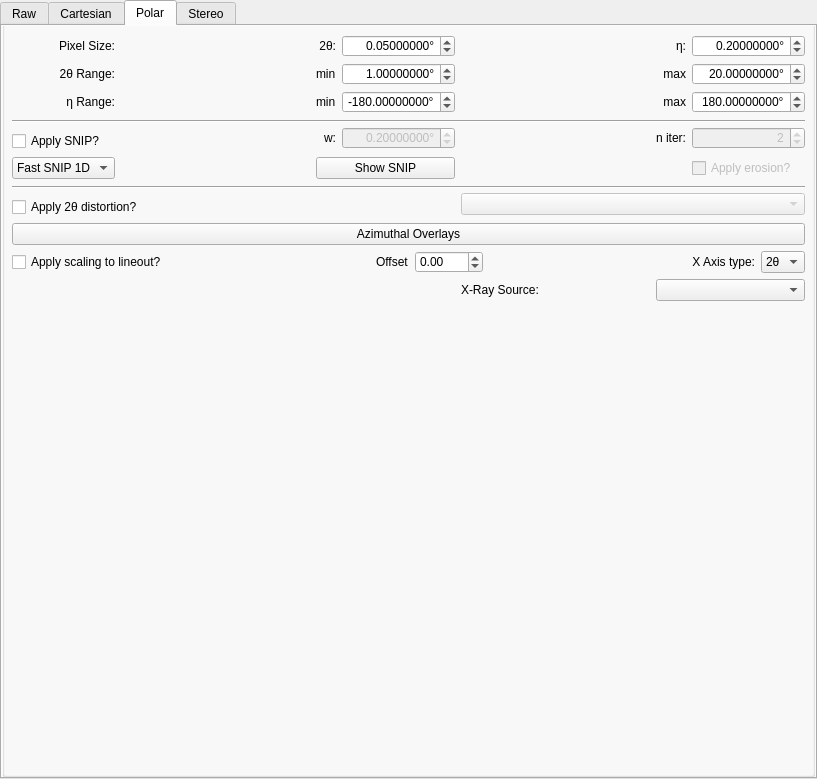
<?xml version="1.0" encoding="UTF-8"?>
<ui version="4.0">
 <class>image_mode_widget</class>
 <widget class="QWidget" name="image_mode_widget">
  <property name="geometry">
   <rect>
    <x>0</x>
    <y>0</y>
    <width>817</width>
    <height>779</height>
   </rect>
  </property>
  <layout class="QGridLayout" name="gridLayout_4">
   <property name="leftMargin">
    <number>0</number>
   </property>
   <property name="topMargin">
    <number>0</number>
   </property>
   <property name="rightMargin">
    <number>0</number>
   </property>
   <property name="bottomMargin">
    <number>0</number>
   </property>
   <property name="spacing">
    <number>0</number>
   </property>
   <item row="0" column="0">
    <widget class="QTabWidget" name="tab_widget">
     <property name="styleSheet">
      <string notr="true"/>
     </property>
     <property name="tabPosition">
      <enum>QTabWidget::North</enum>
     </property>
     <property name="tabShape">
      <enum>QTabWidget::Rounded</enum>
     </property>
     <property name="currentIndex">
      <number>2</number>
     </property>
     <property name="iconSize">
      <size>
       <width>16</width>
       <height>16</height>
      </size>
     </property>
     <property name="elideMode">
      <enum>Qt::ElideNone</enum>
     </property>
     <property name="documentMode">
      <bool>false</bool>
     </property>
     <property name="tabBarAutoHide">
      <bool>false</bool>
     </property>
     <widget class="QWidget" name="raw_tab">
      <attribute name="title">
       <string>Raw</string>
      </attribute>
      <layout class="QGridLayout" name="gridLayout">
       <item row="0" column="0">
        <layout class="QVBoxLayout" name="verticalLayout_3">
         <item>
          <widget class="QCheckBox" name="raw_tabbed_view">
           <property name="text">
            <string>Tabbed View</string>
           </property>
          </widget>
         </item>
         <item>
          <widget class="QCheckBox" name="raw_show_saturation">
           <property name="text">
            <string>Show Saturation</string>
           </property>
          </widget>
         </item>
         <item>
          <widget class="QCheckBox" name="raw_stitch_roi_images">
           <property name="toolTip">
            <string>&lt;html&gt;&lt;head/&gt;&lt;body&gt;&lt;p&gt;If checked, ROI images will be stitched together according to their &amp;quot;group&amp;quot;.&lt;/p&gt;&lt;/body&gt;&lt;/html&gt;</string>
           </property>
           <property name="text">
            <string>Stitch ROI Images</string>
           </property>
          </widget>
         </item>
        </layout>
       </item>
       <item row="1" column="0" colspan="2">
        <widget class="QPushButton" name="raw_show_zoom_dialog">
         <property name="text">
          <string>Show Zoom Dialog</string>
         </property>
        </widget>
       </item>
       <item row="2" column="0" colspan="2">
        <spacer name="verticalSpacer_5">
         <property name="orientation">
          <enum>Qt::Vertical</enum>
         </property>
         <property name="sizeHint" stdset="0">
          <size>
           <width>20</width>
           <height>40</height>
          </size>
         </property>
        </spacer>
       </item>
      </layout>
     </widget>
     <widget class="QWidget" name="cartesian_tab">
      <attribute name="title">
       <string>Cartesian</string>
      </attribute>
      <layout class="QGridLayout" name="gridLayout">
       <property name="leftMargin">
        <number>0</number>
       </property>
       <property name="topMargin">
        <number>0</number>
       </property>
       <property name="rightMargin">
        <number>0</number>
       </property>
       <property name="bottomMargin">
        <number>0</number>
       </property>
       <property name="spacing">
        <number>0</number>
       </property>
       <item row="0" column="0">
        <widget class="QGroupBox" name="groupBox">
         <property name="styleSheet">
          <string notr="true">QGroupBox{padding-top:15px; margin-top:-20px}</string>
         </property>
         <property name="title">
          <string/>
         </property>
         <layout class="QVBoxLayout" name="verticalLayout_2">
          <property name="spacing">
           <number>0</number>
          </property>
          <property name="leftMargin">
           <number>0</number>
          </property>
          <property name="topMargin">
           <number>0</number>
          </property>
          <property name="rightMargin">
           <number>0</number>
          </property>
          <property name="bottomMargin">
           <number>0</number>
          </property>
          <item>
           <layout class="QGridLayout" name="gridLayout_5">
            <item row="1" column="1">
             <widget class="ScientificDoubleSpinBox" name="cartesian_virtual_plane_distance">
              <property name="toolTip">
               <string>The distance from the source to the virtual plane.</string>
              </property>
              <property name="keyboardTracking">
               <bool>false</bool>
              </property>
              <property name="decimals">
               <number>8</number>
              </property>
              <property name="maximum">
               <double>1000000.000000000000000</double>
              </property>
              <property name="value">
               <double>1000.000000000000000</double>
              </property>
             </widget>
            </item>
            <item row="0" column="1">
             <widget class="ScientificDoubleSpinBox" name="cartesian_pixel_size">
              <property name="keyboardTracking">
               <bool>false</bool>
              </property>
              <property name="decimals">
               <number>8</number>
              </property>
              <property name="minimum">
               <double>0.000100000000000</double>
              </property>
              <property name="maximum">
               <double>1000000.000000000000000</double>
              </property>
              <property name="singleStep">
               <double>0.100000000000000</double>
              </property>
              <property name="value">
               <double>0.500000000000000</double>
              </property>
             </widget>
            </item>
            <item row="1" column="3">
             <widget class="ScientificDoubleSpinBox" name="cartesian_plane_normal_rotate_y">
              <property name="keyboardTracking">
               <bool>false</bool>
              </property>
              <property name="suffix">
               <string>°</string>
              </property>
              <property name="decimals">
               <number>8</number>
              </property>
              <property name="minimum">
               <double>-360.000000000000000</double>
              </property>
              <property name="maximum">
               <double>360.000000000000000</double>
              </property>
             </widget>
            </item>
            <item row="0" column="0">
             <widget class="QLabel" name="label">
              <property name="text">
               <string>Pixel Size:</string>
              </property>
              <property name="alignment">
               <set>Qt::AlignRight|Qt::AlignTrailing|Qt::AlignVCenter</set>
              </property>
             </widget>
            </item>
            <item row="0" column="3">
             <widget class="ScientificDoubleSpinBox" name="cartesian_plane_normal_rotate_x">
              <property name="keyboardTracking">
               <bool>false</bool>
              </property>
              <property name="suffix">
               <string>°</string>
              </property>
              <property name="decimals">
               <number>8</number>
              </property>
              <property name="minimum">
               <double>-360.000000000000000</double>
              </property>
              <property name="maximum">
               <double>360.000000000000000</double>
              </property>
             </widget>
            </item>
            <item row="0" column="2">
             <widget class="QLabel" name="label_7">
              <property name="text">
               <string>Rotate x:</string>
              </property>
              <property name="alignment">
               <set>Qt::AlignRight|Qt::AlignTrailing|Qt::AlignVCenter</set>
              </property>
             </widget>
            </item>
            <item row="1" column="2">
             <widget class="QLabel" name="label_8">
              <property name="text">
               <string>Rotate y:</string>
              </property>
              <property name="alignment">
               <set>Qt::AlignRight|Qt::AlignTrailing|Qt::AlignVCenter</set>
              </property>
             </widget>
            </item>
            <item row="1" column="0">
             <widget class="QLabel" name="label_9">
              <property name="toolTip">
               <string>The distance from the source to the virtual plane.</string>
              </property>
              <property name="text">
               <string>Distance:</string>
              </property>
              <property name="alignment">
               <set>Qt::AlignRight|Qt::AlignTrailing|Qt::AlignVCenter</set>
              </property>
             </widget>
            </item>
           </layout>
          </item>
          <item>
           <spacer name="verticalSpacer">
            <property name="orientation">
             <enum>Qt::Vertical</enum>
            </property>
            <property name="sizeHint" stdset="0">
             <size>
              <width>20</width>
              <height>36</height>
             </size>
            </property>
           </spacer>
          </item>
         </layout>
        </widget>
       </item>
      </layout>
     </widget>
     <widget class="QWidget" name="polar_tab">
      <attribute name="title">
       <string>Polar</string>
      </attribute>
      <layout class="QGridLayout" name="gridLayout_2">
       <property name="leftMargin">
        <number>0</number>
       </property>
       <property name="topMargin">
        <number>0</number>
       </property>
       <property name="rightMargin">
        <number>0</number>
       </property>
       <property name="bottomMargin">
        <number>0</number>
       </property>
       <property name="spacing">
        <number>0</number>
       </property>
       <item row="0" column="0">
        <widget class="QGroupBox" name="groupBox_2">
         <property name="styleSheet">
          <string notr="true">QGroupBox{padding-top:15px; margin-top:-20px}</string>
         </property>
         <property name="title">
          <string/>
         </property>
         <layout class="QVBoxLayout" name="verticalLayout">
          <item>
           <layout class="QGridLayout" name="gridLayout_3">
            <item row="0" column="6">
             <widget class="ScientificDoubleSpinBox" name="polar_pixel_size_eta">
              <property name="alignment">
               <set>Qt::AlignRight|Qt::AlignTrailing|Qt::AlignVCenter</set>
              </property>
              <property name="keyboardTracking">
               <bool>false</bool>
              </property>
              <property name="suffix">
               <string>°</string>
              </property>
              <property name="decimals">
               <number>8</number>
              </property>
              <property name="minimum">
               <double>0.000100000000000</double>
              </property>
              <property name="maximum">
               <double>360.000000000000000</double>
              </property>
              <property name="singleStep">
               <double>0.100000000000000</double>
              </property>
              <property name="value">
               <double>0.200000000000000</double>
              </property>
             </widget>
            </item>
            <item row="5" column="0">
             <widget class="QCheckBox" name="polar_apply_snip1d">
              <property name="text">
               <string>Apply SNIP?</string>
              </property>
             </widget>
            </item>
            <item row="9" column="0" colspan="2">
             <widget class="QCheckBox" name="polar_apply_tth_distortion">
              <property name="enabled">
               <bool>true</bool>
              </property>
              <property name="toolTip">
               <string>&lt;html&gt;&lt;head/&gt;&lt;body&gt;&lt;p&gt;Apply 2θ distortion from an overlay to the polar view.&lt;/p&gt;&lt;p&gt;2θ distortion may only be applied using an overlay that has Sample Layer Distortion enabled.&lt;/p&gt;&lt;/body&gt;&lt;/html&gt;</string>
              </property>
              <property name="text">
               <string>Apply 2θ distortion?</string>
              </property>
             </widget>
            </item>
            <item row="1" column="0">
             <widget class="QLabel" name="label_4">
              <property name="text">
               <string>2θ Range:</string>
              </property>
              <property name="alignment">
               <set>Qt::AlignRight|Qt::AlignTrailing|Qt::AlignVCenter</set>
              </property>
             </widget>
            </item>
            <item row="7" column="0" rowspan="2" colspan="7">
             <widget class="Line" name="line_above_tth_distortion">
              <property name="orientation">
               <enum>Qt::Horizontal</enum>
              </property>
             </widget>
            </item>
            <item row="4" column="1" rowspan="2">
             <spacer name="horizontalSpacer">
              <property name="orientation">
               <enum>Qt::Horizontal</enum>
              </property>
              <property name="sizeHint" stdset="0">
               <size>
                <width>40</width>
                <height>20</height>
               </size>
              </property>
             </spacer>
            </item>
            <item row="11" column="0" colspan="7">
             <layout class="QHBoxLayout" name="horizontalLayout_2">
              <item>
               <widget class="QCheckBox" name="polar_apply_scaling_to_lineout">
                <property name="toolTip">
                 <string>&lt;html&gt;&lt;head/&gt;&lt;body&gt;&lt;p&gt;If checked, the scaling from the color map will also be applied to the lineout.&lt;/p&gt;&lt;p&gt;&lt;br/&gt;&lt;/p&gt;&lt;p&gt;If the scaling is applied to the lineout, note that the lineout is generated as follows: &lt;/p&gt;&lt;p&gt;&lt;br/&gt;&lt;/p&gt;&lt;p&gt;&lt;span style=&quot; font-style:italic;&quot;&gt;mean(sum(scale(img - min(img)), axis=0))&lt;/span&gt;&lt;/p&gt;&lt;p&gt;&lt;br/&gt;&lt;/p&gt;&lt;p&gt;The minimum of the image is subtracted before scaling. The sum is performed after scaling. And the mean is performed at the end so that masked values are not treated as zero.&lt;/p&gt;&lt;/body&gt;&lt;/html&gt;</string>
                </property>
                <property name="text">
                 <string>Apply scaling to lineout?</string>
                </property>
               </widget>
              </item>
              <item>
               <spacer name="horizontalSpacer_3">
                <property name="orientation">
                 <enum>Qt::Horizontal</enum>
                </property>
                <property name="sizeHint" stdset="0">
                 <size>
                  <width>40</width>
                  <height>20</height>
                 </size>
                </property>
               </spacer>
              </item>
              <item alignment="Qt::AlignRight">
               <widget class="QLabel" name="offset_label">
                <property name="text">
                 <string>Offset</string>
                </property>
               </widget>
              </item>
              <item>
               <widget class="ScientificDoubleSpinBox" name="azimuthal_offset">
                <property name="minimum">
                 <double>-100.000000000000000</double>
                </property>
                <property name="maximum">
                 <double>100.000000000000000</double>
                </property>
                <property name="singleStep">
                 <double>0.100000000000000</double>
                </property>
               </widget>
              </item>
              <item>
               <spacer name="horizontalSpacer_4">
                <property name="orientation">
                 <enum>Qt::Horizontal</enum>
                </property>
                <property name="sizeHint" stdset="0">
                 <size>
                  <width>40</width>
                  <height>20</height>
                 </size>
                </property>
               </spacer>
              </item>
              <item>
               <widget class="QLabel" name="polar_x_axis_type_label">
                <property name="toolTip">
                 <string>&lt;html&gt;&lt;head/&gt;&lt;body&gt;&lt;p&gt;Select what will be displayed on the x-axis. By default, this is &lt;span style=&quot; font-family:'Times New Roman'; font-size:medium; color:#000000;&quot;&gt;2θ&lt;/span&gt; in degrees.&lt;/p&gt;&lt;p&gt;&lt;br/&gt;&lt;/p&gt;&lt;p&gt;Other options include the Q scattering vector in &lt;span style=&quot; font-family:'Roboto','arial','sans-serif'; font-size:14px; color:#4d5156; background-color:#ffffff;&quot;&gt;Å⁻¹.&lt;/span&gt;&lt;/p&gt;&lt;/body&gt;&lt;/html&gt;</string>
                </property>
                <property name="text">
                 <string>X Axis type:</string>
                </property>
                <property name="alignment">
                 <set>Qt::AlignRight|Qt::AlignTrailing|Qt::AlignVCenter</set>
                </property>
               </widget>
              </item>
              <item>
               <widget class="QComboBox" name="polar_x_axis_type">
                <property name="toolTip">
                 <string>&lt;html&gt;&lt;head/&gt;&lt;body&gt;&lt;p&gt;Select what will be displayed on the x-axis. By default, this is &lt;span style=&quot; font-family:'Times New Roman'; font-size:medium; color:#000000;&quot;&gt;2θ&lt;/span&gt; in degrees.&lt;/p&gt;&lt;p&gt;&lt;br/&gt;&lt;/p&gt;&lt;p&gt;Other options include the Q scattering vector in &lt;span style=&quot; font-family:'Roboto','arial','sans-serif'; font-size:14px; color:#4d5156; background-color:#ffffff;&quot;&gt;Å⁻¹.&lt;/span&gt;&lt;/p&gt;&lt;/body&gt;&lt;/html&gt;</string>
                </property>
                <item>
                 <property name="text">
                  <string>2θ</string>
                 </property>
                </item>
                <item>
                 <property name="text">
                  <string>Q</string>
                 </property>
                </item>
               </widget>
              </item>
             </layout>
            </item>
            <item row="4" column="5" rowspan="2">
             <widget class="QLabel" name="label_11">
              <property name="enabled">
               <bool>true</bool>
              </property>
              <property name="text">
               <string>n iter:</string>
              </property>
              <property name="alignment">
               <set>Qt::AlignRight|Qt::AlignTrailing|Qt::AlignVCenter</set>
              </property>
             </widget>
            </item>
            <item row="0" column="0">
             <widget class="QLabel" name="label_3">
              <property name="text">
               <string>Pixel Size:</string>
              </property>
              <property name="alignment">
               <set>Qt::AlignRight|Qt::AlignTrailing|Qt::AlignVCenter</set>
              </property>
             </widget>
            </item>
            <item row="6" column="6">
             <widget class="QCheckBox" name="polar_apply_erosion">
              <property name="enabled">
               <bool>false</bool>
              </property>
              <property name="toolTip">
               <string>Apply binary erosion to eliminate edge artifacts.</string>
              </property>
              <property name="text">
               <string>Apply erosion?</string>
              </property>
             </widget>
            </item>
            <item row="0" column="5">
             <widget class="QLabel" name="label_2">
              <property name="text">
               <string>η:</string>
              </property>
              <property name="alignment">
               <set>Qt::AlignRight|Qt::AlignTrailing|Qt::AlignVCenter</set>
              </property>
             </widget>
            </item>
            <item row="10" column="0" colspan="7">
             <widget class="QPushButton" name="polar_azimuthal_overlays">
              <property name="text">
               <string>Azimuthal Overlays</string>
              </property>
             </widget>
            </item>
            <item row="6" column="2" colspan="2">
             <widget class="QPushButton" name="polar_show_snip1d">
              <property name="text">
               <string>Show SNIP</string>
              </property>
             </widget>
            </item>
            <item row="2" column="0">
             <widget class="QLabel" name="label_13">
              <property name="text">
               <string>η Range:</string>
              </property>
              <property name="alignment">
               <set>Qt::AlignRight|Qt::AlignTrailing|Qt::AlignVCenter</set>
              </property>
             </widget>
            </item>
            <item row="0" column="2">
             <widget class="QLabel" name="label_6">
              <property name="text">
               <string>2θ:</string>
              </property>
              <property name="alignment">
               <set>Qt::AlignRight|Qt::AlignTrailing|Qt::AlignVCenter</set>
              </property>
             </widget>
            </item>
            <item row="2" column="2">
             <widget class="QLabel" name="label_14">
              <property name="text">
               <string>min</string>
              </property>
             </widget>
            </item>
            <item row="1" column="2">
             <widget class="QLabel" name="label_12">
              <property name="text">
               <string>min</string>
              </property>
             </widget>
            </item>
            <item row="1" column="6">
             <widget class="ScientificDoubleSpinBox" name="polar_res_tth_max">
              <property name="alignment">
               <set>Qt::AlignRight|Qt::AlignTrailing|Qt::AlignVCenter</set>
              </property>
              <property name="keyboardTracking">
               <bool>false</bool>
              </property>
              <property name="suffix">
               <string>°</string>
              </property>
              <property name="decimals">
               <number>8</number>
              </property>
              <property name="minimum">
               <double>0.000010000000000</double>
              </property>
              <property name="maximum">
               <double>180.000000000000000</double>
              </property>
              <property name="singleStep">
               <double>0.010000000000000</double>
              </property>
              <property name="value">
               <double>20.000000000000000</double>
              </property>
             </widget>
            </item>
            <item row="3" column="0" rowspan="2" colspan="7">
             <widget class="Line" name="line_above_snip">
              <property name="orientation">
               <enum>Qt::Horizontal</enum>
              </property>
             </widget>
            </item>
            <item row="6" column="0">
             <widget class="QComboBox" name="polar_snip1d_algorithm">
              <item>
               <property name="text">
                <string>Fast SNIP 1D</string>
               </property>
              </item>
              <item>
               <property name="text">
                <string>SNIP 1D</string>
               </property>
              </item>
              <item>
               <property name="text">
                <string>SNIP 2D</string>
               </property>
              </item>
             </widget>
            </item>
            <item row="1" column="3">
             <widget class="ScientificDoubleSpinBox" name="polar_res_tth_min">
              <property name="alignment">
               <set>Qt::AlignRight|Qt::AlignTrailing|Qt::AlignVCenter</set>
              </property>
              <property name="keyboardTracking">
               <bool>false</bool>
              </property>
              <property name="suffix">
               <string>°</string>
              </property>
              <property name="decimals">
               <number>8</number>
              </property>
              <property name="minimum">
               <double>0.000010000000000</double>
              </property>
              <property name="maximum">
               <double>180.000000000000000</double>
              </property>
              <property name="singleStep">
               <double>0.010000000000000</double>
              </property>
              <property name="value">
               <double>1.000000000000000</double>
              </property>
             </widget>
            </item>
            <item row="8" column="4" rowspan="2" colspan="3">
             <widget class="QComboBox" name="polar_tth_distortion_overlay">
              <property name="enabled">
               <bool>false</bool>
              </property>
              <property name="toolTip">
               <string>&lt;html&gt;&lt;head/&gt;&lt;body&gt;&lt;p&gt;Apply 2θ distortion from an overlay to the polar view.&lt;/p&gt;&lt;p&gt;2θ distortion may only be applied using an overlay that has Sample Layer Distortion enabled.&lt;/p&gt;&lt;/body&gt;&lt;/html&gt;</string>
              </property>
             </widget>
            </item>
            <item row="4" column="3" rowspan="2">
             <widget class="ScientificDoubleSpinBox" name="polar_snip1d_width">
              <property name="enabled">
               <bool>false</bool>
              </property>
              <property name="alignment">
               <set>Qt::AlignRight|Qt::AlignTrailing|Qt::AlignVCenter</set>
              </property>
              <property name="keyboardTracking">
               <bool>false</bool>
              </property>
              <property name="suffix">
               <string>°</string>
              </property>
              <property name="decimals">
               <number>8</number>
              </property>
              <property name="minimum">
               <double>0.000010000000000</double>
              </property>
              <property name="maximum">
               <double>100.000000000000000</double>
              </property>
              <property name="singleStep">
               <double>0.100000000000000</double>
              </property>
              <property name="value">
               <double>0.200000000000000</double>
              </property>
             </widget>
            </item>
            <item row="2" column="5">
             <widget class="QLabel" name="label_15">
              <property name="text">
               <string>max</string>
              </property>
              <property name="alignment">
               <set>Qt::AlignRight|Qt::AlignTrailing|Qt::AlignVCenter</set>
              </property>
             </widget>
            </item>
            <item row="0" column="3">
             <widget class="ScientificDoubleSpinBox" name="polar_pixel_size_tth">
              <property name="alignment">
               <set>Qt::AlignRight|Qt::AlignTrailing|Qt::AlignVCenter</set>
              </property>
              <property name="keyboardTracking">
               <bool>false</bool>
              </property>
              <property name="suffix">
               <string>°</string>
              </property>
              <property name="decimals">
               <number>8</number>
              </property>
              <property name="minimum">
               <double>0.000100000000000</double>
              </property>
              <property name="maximum">
               <double>10.000000000000000</double>
              </property>
              <property name="singleStep">
               <double>0.010000000000000</double>
              </property>
              <property name="value">
               <double>0.050000000000000</double>
              </property>
             </widget>
            </item>
            <item row="4" column="2" rowspan="2">
             <widget class="QLabel" name="label_10">
              <property name="enabled">
               <bool>true</bool>
              </property>
              <property name="text">
               <string>w:</string>
              </property>
              <property name="alignment">
               <set>Qt::AlignRight|Qt::AlignTrailing|Qt::AlignVCenter</set>
              </property>
             </widget>
            </item>
            <item row="13" column="0">
             <layout class="QHBoxLayout" name="horizontalLayout">
              <property name="spacing">
               <number>0</number>
              </property>
             </layout>
            </item>
            <item row="2" column="3">
             <widget class="ScientificDoubleSpinBox" name="polar_res_eta_min">
              <property name="alignment">
               <set>Qt::AlignRight|Qt::AlignTrailing|Qt::AlignVCenter</set>
              </property>
              <property name="keyboardTracking">
               <bool>false</bool>
              </property>
              <property name="suffix">
               <string>°</string>
              </property>
              <property name="decimals">
               <number>8</number>
              </property>
              <property name="minimum">
               <double>-360.000000000000000</double>
              </property>
              <property name="maximum">
               <double>360.000000000000000</double>
              </property>
              <property name="value">
               <double>-180.000000000000000</double>
              </property>
             </widget>
            </item>
            <item row="2" column="6">
             <widget class="ScientificDoubleSpinBox" name="polar_res_eta_max">
              <property name="alignment">
               <set>Qt::AlignRight|Qt::AlignTrailing|Qt::AlignVCenter</set>
              </property>
              <property name="keyboardTracking">
               <bool>false</bool>
              </property>
              <property name="suffix">
               <string>°</string>
              </property>
              <property name="decimals">
               <number>8</number>
              </property>
              <property name="minimum">
               <double>-360.000000000000000</double>
              </property>
              <property name="maximum">
               <double>360.000000000000000</double>
              </property>
              <property name="value">
               <double>180.000000000000000</double>
              </property>
             </widget>
            </item>
            <item row="4" column="4" rowspan="2">
             <spacer name="horizontalSpacer_2">
              <property name="orientation">
               <enum>Qt::Horizontal</enum>
              </property>
              <property name="sizeHint" stdset="0">
               <size>
                <width>40</width>
                <height>20</height>
               </size>
              </property>
             </spacer>
            </item>
            <item row="4" column="6" rowspan="2">
             <widget class="QSpinBox" name="polar_snip1d_numiter">
              <property name="enabled">
               <bool>false</bool>
              </property>
              <property name="alignment">
               <set>Qt::AlignRight|Qt::AlignTrailing|Qt::AlignVCenter</set>
              </property>
              <property name="keyboardTracking">
               <bool>false</bool>
              </property>
              <property name="minimum">
               <number>1</number>
              </property>
              <property name="maximum">
               <number>10000</number>
              </property>
              <property name="value">
               <number>2</number>
              </property>
             </widget>
            </item>
            <item row="1" column="5">
             <widget class="QLabel" name="label_5">
              <property name="text">
               <string>max</string>
              </property>
              <property name="alignment">
               <set>Qt::AlignRight|Qt::AlignTrailing|Qt::AlignVCenter</set>
              </property>
             </widget>
            </item>
            <item row="12" column="4">
             <widget class="QLabel" name="polar_active_beam_label">
              <property name="toolTip">
               <string>&lt;html&gt;&lt;head/&gt;&lt;body&gt;&lt;p&gt;Set the X-Ray Source used to create the polar view. This X-Ray Source will also be used in any place int he program where a single x-ray source is expected.&lt;/p&gt;&lt;p&gt;This option is only visible if an instrument with multiple x-ray sources is loaded.&lt;/p&gt;&lt;/body&gt;&lt;/html&gt;</string>
              </property>
              <property name="text">
               <string>X-Ray Source:</string>
              </property>
             </widget>
            </item>
            <item row="12" column="5" colspan="2">
             <widget class="QComboBox" name="polar_active_beam">
              <property name="toolTip">
               <string>&lt;html&gt;&lt;head/&gt;&lt;body&gt;&lt;p&gt;Set the X-Ray Source used to create the polar view. This X-Ray Source will also be used in any place int he program where a single x-ray source is expected.&lt;/p&gt;&lt;p&gt;This option is only visible if an instrument with multiple x-ray sources is loaded.&lt;/p&gt;&lt;/body&gt;&lt;/html&gt;</string>
              </property>
             </widget>
            </item>
           </layout>
          </item>
          <item>
           <spacer name="verticalSpacer_2">
            <property name="orientation">
             <enum>Qt::Vertical</enum>
            </property>
            <property name="sizeHint" stdset="0">
             <size>
              <width>20</width>
              <height>2</height>
             </size>
            </property>
           </spacer>
          </item>
         </layout>
        </widget>
       </item>
      </layout>
     </widget>
     <widget class="QWidget" name="stereo_tab">
      <attribute name="title">
       <string>Stereo</string>
      </attribute>
      <layout class="QVBoxLayout" name="verticalLayout_4">
       <item>
        <layout class="QGridLayout" name="stereo_tab_grid_layout">
         <item row="1" column="0">
          <widget class="QCheckBox" name="stereo_show_border">
           <property name="toolTip">
            <string>&lt;html&gt;&lt;head/&gt;&lt;body&gt;&lt;p&gt;Whether to draw the border around the stereographic region. Pixels beyond the border are NaN.&lt;/p&gt;&lt;/body&gt;&lt;/html&gt;</string>
           </property>
           <property name="text">
            <string>Show Stereo Border?</string>
           </property>
          </widget>
         </item>
         <item row="2" column="0" colspan="2">
          <spacer name="verticalSpacer_4">
           <property name="orientation">
            <enum>Qt::Vertical</enum>
           </property>
           <property name="sizeType">
            <enum>QSizePolicy::Fixed</enum>
           </property>
           <property name="sizeHint" stdset="0">
            <size>
             <width>20</width>
             <height>20</height>
            </size>
           </property>
          </spacer>
         </item>
         <item row="3" column="0" colspan="2">
          <widget class="QLabel" name="stereo_description">
           <property name="text">
            <string>The stereographic view is generated from the polar view and includes all image processing such as background subtraction, intensity correction, etc.</string>
           </property>
           <property name="wordWrap">
            <bool>true</bool>
           </property>
          </widget>
         </item>
         <item row="0" column="1">
          <widget class="QSpinBox" name="stereo_size">
           <property name="toolTip">
            <string>&lt;html&gt;&lt;head/&gt;&lt;body&gt;&lt;p&gt;The number of pixels used for both width and height of the projection.&lt;/p&gt;&lt;/body&gt;&lt;/html&gt;</string>
           </property>
           <property name="keyboardTracking">
            <bool>false</bool>
           </property>
           <property name="minimum">
            <number>1</number>
           </property>
           <property name="maximum">
            <number>100000</number>
           </property>
           <property name="value">
            <number>1501</number>
           </property>
          </widget>
         </item>
         <item row="1" column="1">
          <widget class="QCheckBox" name="stereo_project_from_polar">
           <property name="toolTip">
            <string>&lt;html&gt;&lt;head/&gt;&lt;body&gt;&lt;p&gt;Whether to create the stereographic projection from the polar view.&lt;br/&gt;&lt;/p&gt;&lt;p&gt;This can be helpful, for instance, if SNIP background subtraction is important. However, it also means that the polar view must be generated beforehand, which may take some time depending on its resolution settings. The current polar view settings are used, and thus, those settings will have a direct impact on the stereographic view.&lt;br/&gt;&lt;/p&gt;&lt;p&gt;If unchecked, the stereo view is projected from the raw images.&lt;/p&gt;&lt;/body&gt;&lt;/html&gt;</string>
           </property>
           <property name="text">
            <string>Project from Polar?</string>
           </property>
           <property name="checked">
            <bool>true</bool>
           </property>
          </widget>
         </item>
         <item row="0" column="0">
          <widget class="QLabel" name="stereo_size_label">
           <property name="toolTip">
            <string>&lt;html&gt;&lt;head/&gt;&lt;body&gt;&lt;p&gt;The number of pixels used for both width and height of the projection.&lt;/p&gt;&lt;/body&gt;&lt;/html&gt;</string>
           </property>
           <property name="text">
            <string>Stereo Size:</string>
           </property>
          </widget>
         </item>
        </layout>
       </item>
       <item>
        <spacer name="verticalSpacer_3">
         <property name="orientation">
          <enum>Qt::Vertical</enum>
         </property>
         <property name="sizeHint" stdset="0">
          <size>
           <width>20</width>
           <height>40</height>
          </size>
         </property>
        </spacer>
       </item>
      </layout>
     </widget>
    </widget>
   </item>
  </layout>
 </widget>
 <customwidgets>
  <customwidget>
   <class>ScientificDoubleSpinBox</class>
   <extends>QDoubleSpinBox</extends>
   <header>scientificspinbox.h</header>
  </customwidget>
 </customwidgets>
 <tabstops>
  <tabstop>tab_widget</tabstop>
  <tabstop>raw_tabbed_view</tabstop>
  <tabstop>raw_show_saturation</tabstop>
  <tabstop>cartesian_pixel_size</tabstop>
  <tabstop>cartesian_plane_normal_rotate_x</tabstop>
  <tabstop>cartesian_virtual_plane_distance</tabstop>
  <tabstop>cartesian_plane_normal_rotate_y</tabstop>
  <tabstop>polar_pixel_size_tth</tabstop>
  <tabstop>polar_pixel_size_eta</tabstop>
  <tabstop>polar_res_tth_min</tabstop>
  <tabstop>polar_res_tth_max</tabstop>
  <tabstop>polar_res_eta_min</tabstop>
  <tabstop>polar_res_eta_max</tabstop>
  <tabstop>polar_apply_snip1d</tabstop>
  <tabstop>polar_snip1d_width</tabstop>
  <tabstop>polar_snip1d_numiter</tabstop>
  <tabstop>polar_snip1d_algorithm</tabstop>
  <tabstop>polar_show_snip1d</tabstop>
  <tabstop>polar_apply_erosion</tabstop>
  <tabstop>polar_apply_tth_distortion</tabstop>
  <tabstop>polar_tth_distortion_overlay</tabstop>
  <tabstop>polar_azimuthal_overlays</tabstop>
  <tabstop>polar_apply_scaling_to_lineout</tabstop>
  <tabstop>polar_x_axis_type</tabstop>
  <tabstop>stereo_size</tabstop>
  <tabstop>stereo_show_border</tabstop>
  <tabstop>stereo_project_from_polar</tabstop>
  <tabstop>raw_show_zoom_dialog</tabstop>
 </tabstops>
 <resources/>
 <connections>
  <connection>
   <sender>polar_apply_tth_distortion</sender>
   <signal>toggled(bool)</signal>
   <receiver>polar_tth_distortion_overlay</receiver>
   <slot>setEnabled(bool)</slot>
   <hints>
    <hint type="sourcelabel">
     <x>103</x>
     <y>202</y>
    </hint>
    <hint type="destinationlabel">
     <x>473</x>
     <y>202</y>
    </hint>
   </hints>
  </connection>
 </connections>
</ui>
